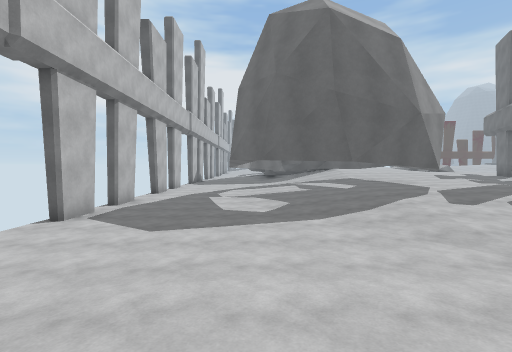
[1] (above)

16 first-person views from a walk through a Unity game level. The camera is 1.5 m above the floor, tilts 2° down and sees 85° across. The floor is counted in squares, 2 m on a side. Each view is taken from the middle of a square. On the plan, view 1 faces up. The plan holds only what a view shows up to about 10 squares ahead; the rest is blank. The place goes on beyond the plan. The player is left out.

[2]
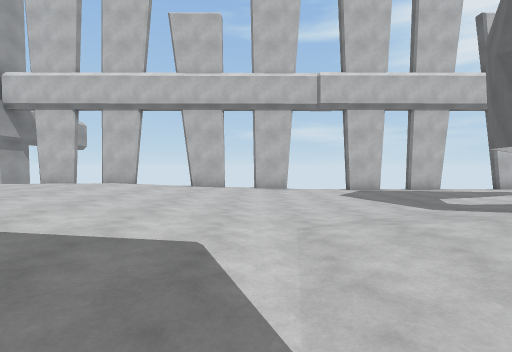

[3]
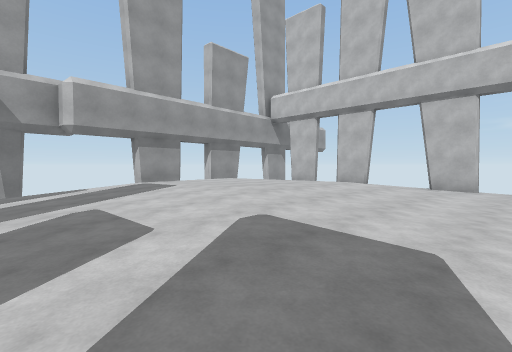

[4]
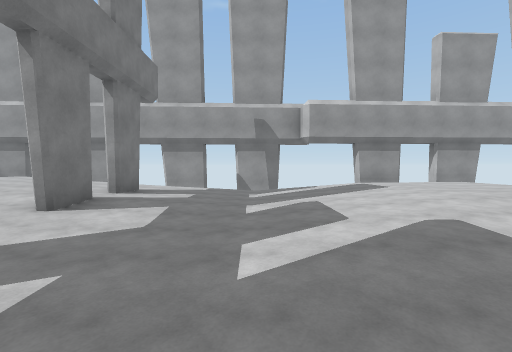

[5]
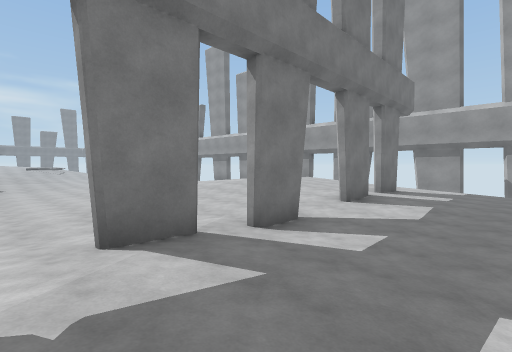

[6]
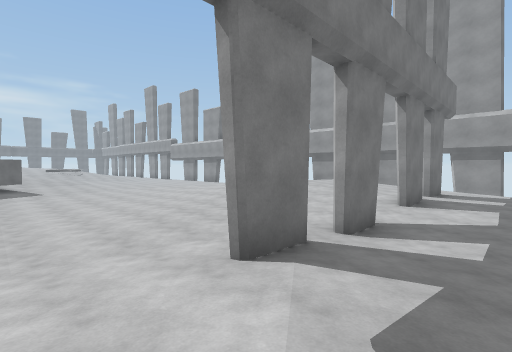

[7]
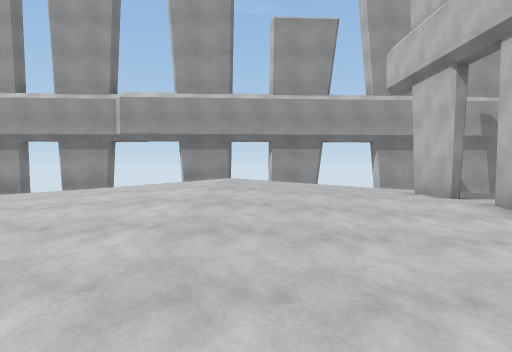

[8]
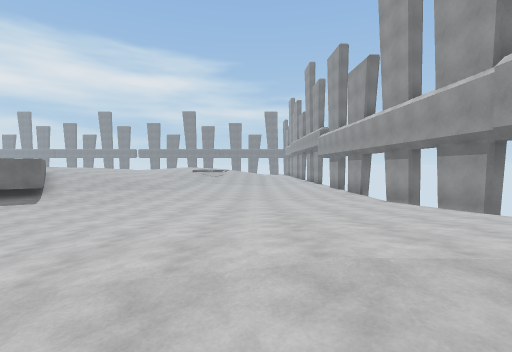

[9]
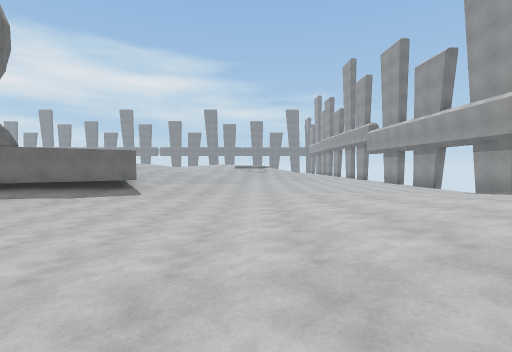

[10]
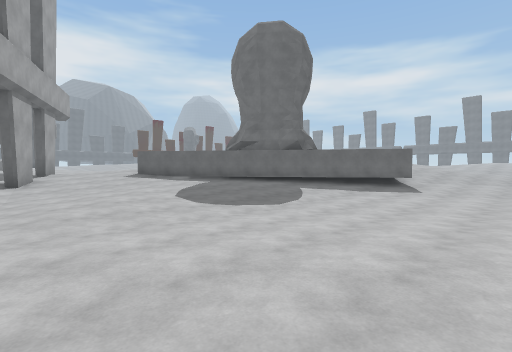

[11]
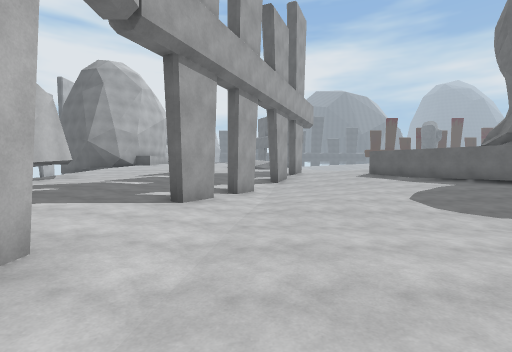

[12]
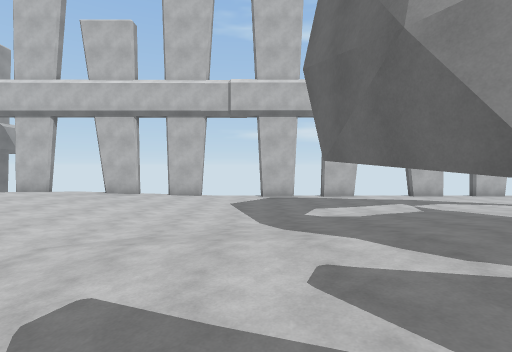

[13]
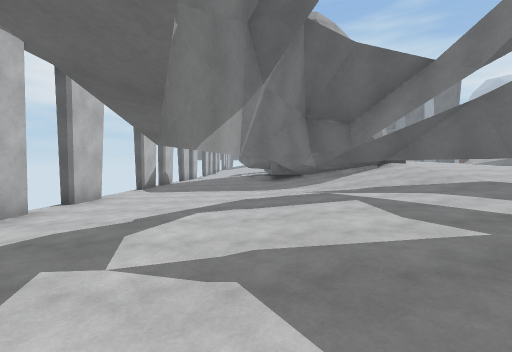

[14]
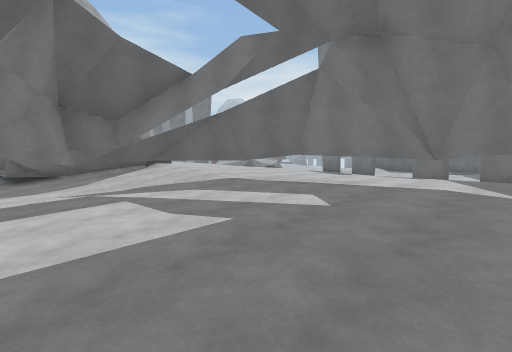

[15]
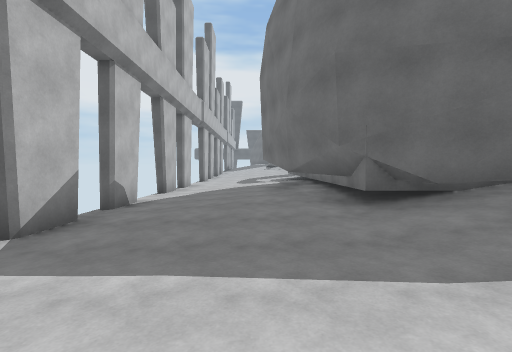

[16]
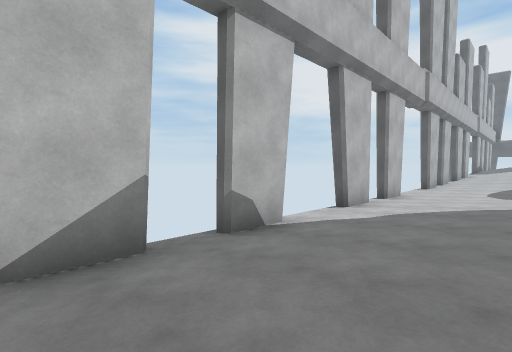

### Floor plan
Key: @ floor where view 1 was taken; # wall or solid block; x gap in a wall; . main floor; : floor 0.25 m higher than the main floor; - floor 0.25 m lower than the main floor; + floor 0.5 m higher than the main floor; * floor 0.75 m higher than the main floor; % floor 1 m higher than the main floor; & floor 1.25 m higher than the main floor; $ floor 1.5 m higher than the main floor; ^ raised ledge.
Columns run from 4 left of view 1 to 22 right of it. Each row starts with its distance up from view 1.
 28 #..
 27 x-.
 26  -..
 25  -..
 24 #-..
 23  -..
 22 #-.::#
 21 x-.: #
 20  -.:##
 19 #-.:##
 18 x-.:##
 17 x-...### ^$&
 16 x--..:###&&&
 15  ---..+*&&&&
 14 x---..:*%&&&    ##
 13 #---.###%%%%%   x+*
 12  ---#.:+#***% +:#++*#
 11 #--  .:++#*** :::::++^
 10  -- -.:++#*** #...::+##
  9  ----.:++#+*+:x...:::+##
  8 #----.:++#+++:x-....:::##
  7  ----.:++#+++:#-.......:#
  6 #-----.#:+++::.--------.##
  5 x-----.:::::::.---------.#:
  4  -----....:::#.-..------...
  3 x------......x.....------..
  2 x--......----x.......------
  1 x-.........--#....:.....---
  0 #..:@::::..-....:::::....--
 -1  .:++++::.....:::+++:::..--
 -2 x  +++++:....#:++***+::..--
 -3 #  +++++:....::+****++:..--
 -4    ++++::....#:++***+::..--
 -5    ++++::.-..::++***+::..--
 -6    +++:::.-..::++**++::..--
 -7    #xx#  x# xx x# xx  #xx##

Positions as (right, up) in squares from view 1, and headings:
1: (0, 0), facing up
2: (6, 2), facing left
3: (6, 2), facing down-left
4: (6, 3), facing down
5: (6, 5), facing down-right
6: (7, 6), facing down-right
7: (13, 2), facing down
8: (12, -2), facing right
9: (12, 1), facing right
10: (11, 2), facing up-right
11: (11, 2), facing up
12: (6, 5), facing left
13: (0, 7), facing up
14: (0, 7), facing up-right
15: (-1, 13), facing up
16: (-1, 16), facing up-left
